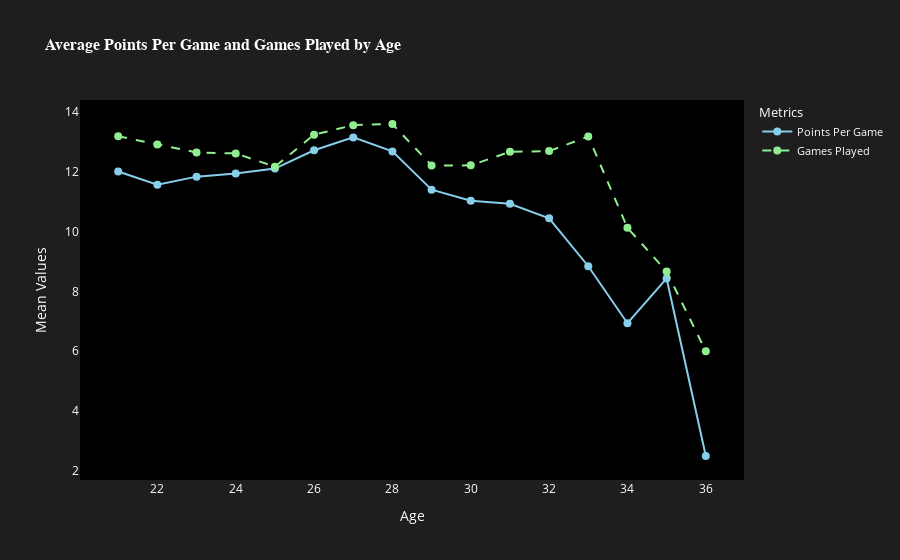

Source (notebook cell):
### Code cell
import plotly.graph_objects as go

# Group the data and calculate the mean for Points_Per_Game and Games_Played
age_means = fantasy_df_filtered.groupby('Age')[['Points_Per_Game', 'Games_Played']].mean().reset_index()

# Create the figure with Plotly
fig = go.Figure()

# Add the Points Per Game line
fig.add_trace(go.Scatter(
    x=age_means['Age'],
    y=age_means['Points_Per_Game'],
    mode='lines+markers',
    name='Points Per Game',
    line=dict(color='skyblue', width=2),
    marker=dict(size=8)
))

# Add the Games Played line
fig.add_trace(go.Scatter(
    x=age_means['Age'],
    y=age_means['Games_Played'],
    mode='lines+markers',
    name='Games Played',
    line=dict(color='lightgreen', width=2, dash='dash'),
    marker=dict(size=8)
))

# Update layout for a dark theme without grid lines
fig.update_layout(
    title='<b>Average Points Per Game and Games Played by Age</b>',  # Bold title using HTML tags
    title_font=dict(size=16, color='white', family='Arial'),
    xaxis=dict(
        title='Age', 
        title_font=dict(size=14, color='white'), 
        tickfont=dict(size=12, color='white'),
        showgrid=False  # Remove grid lines
    ),
    yaxis=dict(
        title='Mean Values', 
        title_font=dict(size=14, color='white'), 
        tickfont=dict(size=12, color='white'),
        showgrid=False  # Remove grid lines
    ),
    plot_bgcolor='black',  # Set plot background color
    paper_bgcolor='rgb(30, 30, 30)',  # Set paper background color
    font=dict(color='white'),
    legend=dict(title='Metrics', title_font=dict(size=13, color='white'), font=dict(size=11, color='white')),
    showlegend=True
)

# Show the figure
fig.show()

### Figure 1 — Plotly figure (JSON) as saved in the notebook; plotly's stock layout.template omitted (floating-point values rounded to 4 significant figures)
{"data": [{"line": {"color": "skyblue", "width": 2}, "marker": {"size": 8}, "mode": "lines+markers", "name": "Points Per Game", "type": "scatter", "x": [21, 22, 23, 24, 25, 26, 27, 28, 29, 30, 31, 32, 33, 34, 35, 36], "y": [12.01, 11.56, 11.84, 11.94, 12.1, 12.72, 13.15, 12.68, 11.4, 11.03, 10.93, 10.44, 8.841, 6.938, 8.433, 2.5]}, {"line": {"color": "lightgreen", "dash": "dash", "width": 2}, "marker": {"size": 8}, "mode": "lines+markers", "name": "Games Played", "type": "scatter", "x": [21, 22, 23, 24, 25, 26, 27, 28, 29, 30, 31, 32, 33, 34, 35, 36], "y": [13.18, 12.91, 12.65, 12.61, 12.17, 13.23, 13.56, 13.59, 12.21, 12.21, 12.67, 12.69, 13.18, 10.12, 8.667, 6]}], "layout": {"font": {"color": "white"}, "legend": {"font": {"color": "white", "size": 11}, "title": {"font": {"color": "white", "size": 13}, "text": "Metrics"}}, "paper_bgcolor": "rgb(30, 30, 30)", "plot_bgcolor": "black", "showlegend": true, "title": {"font": {"color": "white", "family": "Arial", "size": 16}, "text": "<b>Average Points Per Game and Games Played by Age</b>"}, "xaxis": {"showgrid": false, "tickfont": {"color": "white", "size": 12}, "title": {"font": {"color": "white", "size": 14}, "text": "Age"}}, "yaxis": {"showgrid": false, "tickfont": {"color": "white", "size": 12}, "title": {"font": {"color": "white", "size": 14}, "text": "Mean Values"}}}}
